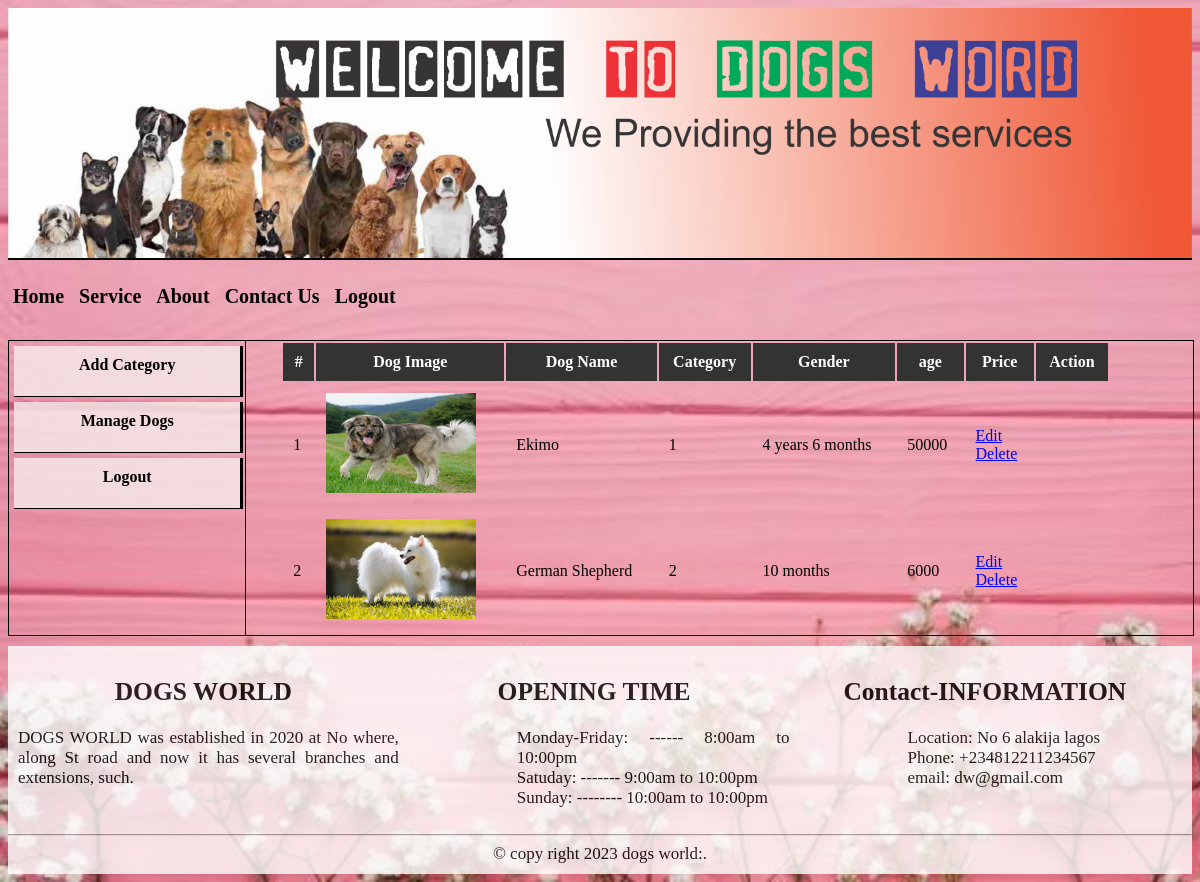
The app's page /admin/manage_dogs.php (signed in) with its own data.
### tables this page shows
CREATE TABLE `dogs` (
  `id` int(15) NOT NULL,
  `name` varchar(25) NOT NULL,
  `category` varchar(25) NOT NULL,
  `gender` varchar(25) NOT NULL,
  `dob` varchar(50) NOT NULL,
  `age` varchar(50) NOT NULL,
  `image` varchar(200) NOT NULL,
  `price` varchar(10) NOT NULL,
  `quantity` int(10) NOT NULL,
  `petid` varchar(40) DEFAULT NULL,
  `user_id` int(5) NOT NULL,
  `healthy` text,
  `medication` text,
  `date_added` varchar(15) NOT NULL
);

CREATE TABLE `category` (
  `id` int(4) NOT NULL,
  `name` varchar(25) NOT NULL
);

### admin/manage_dogs.php (the view, shortened to what this page needs)
<?php
include('header.php');
require('../connect.php');
$sql="SELECT * FROM `dogs` JOIN category JOIN sub_category ON dogs.category=category.id and dogs.gender=sub_category.id";
$stmt=$pdo->prepare($sql);
$stmt->execute();
$rows=$stmt->fetchAll(PDO::FETCH_ASSOC);
?>
  <div id="main-content" >
    <div class="content-left">
    <?php include('admin_side_bar.php');?>
    </div>
    <div id="add_drug" class="right">
        <table cellpadding="10px;" style="width:100%;">
            <tr style="background:#333; color:#fff;">
                <th >#</th>
                <th>Dog Image</th>
                <th>Dog Name</th>
                <th>Category</th>
                <th>Gender</th>
                <th>age</th>
                <th>Price</th>
                <th>Action</th>
            </tr>
            <?php
            $i=1;
            foreach($rows as $row){
            ?>
            <tr>
                <td><?php echo $i;?></td>
                <td><img src="../dogs/<?php echo $row['image'];?>" alt="" style="width:150px; height:100px"></td>
                <td><?php echo $row['name'];?></td>
                 <td><?php echo $row['gender'];?></td>
                <td><?php echo $row['age'];?></td>
                <td><?php echo $row['price'];?></td>
                <td>
                    <a href="update_products.php?productid=<?php echo $row['id'];?>">Edit</a><br>
                    <a href="delete_product.php?productid=<?php echo $row['id'];?>" onclick="return confirm('Are you want to delete this dog?');">Delete</a>
                </td>
            </tr>
            <?php
            $i++;
            }
            ?>
        </table>
    </div>
  </div>
</div>
<?php include('footer.php');
?>

### css/style.css (style rules this page uses)
body { font-family:Cambria; background: #f5e6e6dc; background: url("../img/bg1.jpg")no-repeat; background-size:cover; }
.content-left { border-right: 1px solid #000; height: auto; }
#main-content { width:100%; border:1px solid #000; height: auto; display: grid; grid-template-columns: 20% 70%; grid-gap: 3%; }

### records on screen
dogs: image (picture), category.name "Ekimo", gender "1", age "4 years 6 months", price "50000"
dogs: image (picture), category.name "German Shepherd", gender "2", age "10 months", price "6000"
